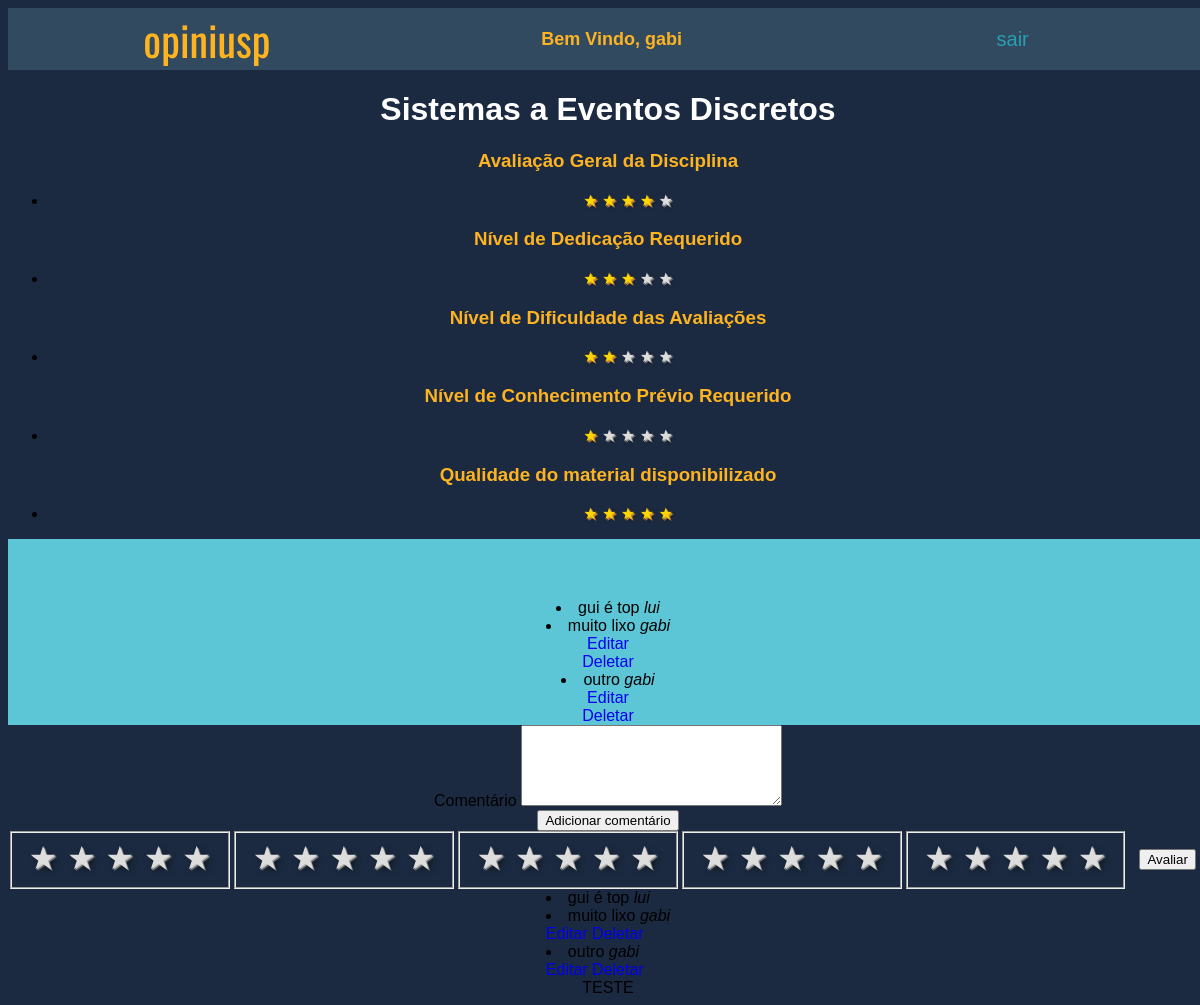
The page /disciplina/1/ (signed in) on the database its author committed.
### main/models.py (models this page shows, shortened)
class Disciplina(models.Model):
    nome = models.CharField(max_length=100)
    sigla = models.CharField(max_length=7)
    cred_aula = models.IntegerField()
    cred_trabalho = models.IntegerField()
    ch_total = models.IntegerField()
    descricao = models.TextField(max_length=500) #programacao
    programa_resumido = models.TextField(max_length=300)
    met_avaliacao = models.CharField(max_length=50)
    crit_avaliacao = models.CharField(max_length=50)
    recup_avaliacao = models.CharField(max_length=50)
    bibliografia = models.TextField(max_length=1000)

class Comentario(models.Model):
    disciplina = models.ForeignKey(Disciplina, on_delete=models.CASCADE)
    user = models.ForeignKey(User, on_delete=models.CASCADE)
    texto = models.TextField(max_length=1000)
    downVote = models.ManyToManyField(User, blank=True, related_name="downvote")
    upVote = models.ManyToManyField(User, blank=True, related_name="upvote")

### main/views.py (the view)
# urls.py: path('disciplina/<int:id>/', views.pagina_disciplina, name = "disciplina"),
def pagina_disciplina(request, id):
    disciplina = Disciplina.objects.get(id=id)
    comentarios =  Comentario.objects.filter(disciplina=id).annotate(
    total_votes=Count('upVote')-Count('downVote')
    ).order_by('total_votes')
    avaliacoes = Avaliacao.objects.filter(disciplina=id)
    mediaGeral = avaliacoes.aggregate(Avg("notageral"))["notageral__avg"]
    mediaCrit1 = avaliacoes.aggregate(Avg("notaCrit1"))["notaCrit1__avg"]
    mediaCrit2 = avaliacoes.aggregate(Avg("notaCrit2"))["notaCrit2__avg"]
    mediaCrit3 = avaliacoes.aggregate(Avg("notaCrit3"))["notaCrit3__avg"]
    mediaCrit4 = avaliacoes.aggregate(Avg("notaCrit4"))["notaCrit4__avg"]
    medias = [
        mediaGeral, mediaCrit1, mediaCrit2, mediaCrit3, mediaCrit4
    ]
    averages = []
    for media in medias:
        if media == None:
            averages.append(0)
        else:
            averages.append(int(roundTraditional(media)))
    ranges = [
        range(averages[0]), range(averages[1]), range(averages[2]), range(averages[3]), range(averages[4])
    ]
    complementos = [
        range(5-averages[0]), range(5- averages[1]), range(5 - averages[2]), range(5 - averages[3]), range(5 - averages[4])
    ]
    contexto = {
        "disciplina": disciplina,
        "comentarios": comentarios,
        "ranges": ranges,
        "complementos": complementos
    }
    return render(request, 'main/disciplina.html', contexto)

### main/views.py (called while the page is built)
def roundTraditional(val,digits=0):
    return round(val+10**(-len(str(val))-1), digits)

### main/templates/main/disciplina.html (shortened to what this page needs)
{% extends 'main/base.html'%}
{% load static %}
{% block content %}
<h1>{{disciplina.nome}}</h1>
<div class=bloco-avaliacao>
  <h3 class="avalicao_estrelas"> Avaliação Geral da Disciplina</h3>
<ul>
<li > {%for i in ranges.0%} <span class="preenchida">&#9733</span> {% endfor %}
  {%for i in complementos.0%} <span class="vazia">&#9733</span> {% endfor %} </li>
</ul>
<h3 class="avalicao_estrelas">Nível de Dedicação Requerido</h3>
<ul>
<li > {%for i in ranges.1%} <span class="preenchida">&#9733</span> {% endfor %}
  {%for i in complementos.1%} <span class="vazia">&#9733</span> {% endfor %} </li>
</ul>
<h3 class="avalicao_estrelas">Nível de Dificuldade das Avaliações</h3>
<ul>
<li > {%for i in ranges.2%} <span class="preenchida">&#9733</span> {% endfor %}
  {%for i in complementos.2%} <span class="vazia">&#9733</span> {% endfor %} </li>
</ul>
<h3 class="avalicao_estrelas">Nível de Conhecimento Prévio Requerido</h3>
<ul>
<li > {%for i in ranges.3%} <span class="preenchida">&#9733</span> {% endfor %}
  {%for i in complementos.3%} <span class="vazia">&#9733</span> {% endfor %} </li>
</ul>
<h3 class="avalicao_estrelas">Qualidade do material disponibilizado</h3>
<ul>
<li > {%for i in ranges.4%} <span class="preenchida">&#9733</span> {% endfor %}
  {%for i in complementos.4%} <span class="vazia">&#9733</span> {% endfor %} </li>
</ul>
</div>
<div class=comments>
  {% for comentario in comentarios %}
  <li>{{ comentario.texto }} <i> {{comentario.user.username}}</i></li>
  {% if request.user == comentario.user %}
  <a href="{% url 'main:edit_comment' disciplina.id comentario.id %}">Editar</a>
  <a href="{% url 'main:delete_comment' disciplina.id comentario.id %}"
    onclick="return confirm('Deletar comentário?')">Deletar</a>
  {% endif%} {% endfor %}
</div>
<div>
  <form action="{% url 'main:add_comentario' disciplina.id%}" method="POST">
    <label for="texto"> Comentário </label>
    <textarea name="texto" id="texto" cols="30" rows="5" class="form-control"></textarea>
    <br />
    <input type="submit" value="Adicionar comentário" />
  </form>
</div>
<form action="{% url 'main:add_review' disciplina.id%}" method="POST">
  <fieldset class="rating geral">
    <input type="radio" id="star5" name="notageral" value="5" /><label for="star5"><span>&#9733</span></label>
    <input type="radio" id="star4" name="notageral" value="4" /><label for="star4"><span>&#9733</span></label>
    <input type="radio" id="star3" name="notageral" value="3" /><label for="star3"><span>&#9733</span></label>
    <input type="radio" id="star2" name="notageral" value="2" /><label for="star2"><span>&#9733</span></label>
    <input type="radio" id="star1" name="notageral" value="1" /><label for="star1"><span>&#9733</span></label>
  </fieldset>
  <fieldset class="rating crit1">
    <input type="radio" id="star5-crit1" name="notaCrit1" value="5" /><label
      for="star5-crit1"><span>&#9733</span></label>
    <input type="radio" id="star4-crit1" name="notaCrit1" value="4" /><label
      for="star4-crit1"><span>&#9733</span></label>
    <input type="radio" id="star3-crit1" name="notaCrit1" value="3" /><label
      for="star3-crit1"><span>&#9733</span></label>
    <input type="radio" id="star2-crit1" name="notaCrit1" value="2" /><label
      for="star2-crit1"><span>&#9733</span></label>
    <input type="radio" id="star1-crit1" name="notaCrit1" value="1" /><label
      for="star1-crit1"><span>&#9733</span></label>
  </fieldset>
  <fieldset class="rating crit2">
    <input type="radio" id="star5-crit2" name="notaCrit2" value="5" /><label
      for="star5-crit2"><span>&#9733</span></label>
    <input type="radio" id="star4-crit2" name="notaCrit2" value="4" /><label
      for="star4-crit2"><span>&#9733</span></label>
    <input type="radio" id="star3-crit2" name="notaCrit2" value="3" /><label
      for="star3-crit2"><span>&#9733</span></label>
    <input type="radio" id="star2-crit2" name="notaCrit2" value="2" /><label
      for="star2-crit2"><span>&#9733</span></label>
    <input type="radio" id="star1-crit2" name="notaCrit2" value="1" /><label
      for="star1-crit2"><span>&#9733</span></label>
  </fieldset>
  <fieldset class="rating crit3">
    <input type="radio" id="star5-crit3" name="notaCrit3" value="5" /><label
      for="star5-crit3"><span>&#9733</span></label>
    <input type="radio" id="star4-crit3" name="notaCrit3" value="4" /><label
      for="star4-crit3"><span>&#9733</span></label>
    <input type="radio" id="star3-crit3" name="notaCrit3" value="3" /><label
      for="star3-crit3"><span>&#9733</span></label>
    <input type="radio" id="star2-crit3" name="notaCrit3" value="2" /><label
      for="star2-crit3"><span>&#9733</span></label>
    <input type="radio" id="star1-crit3" name="notaCrit3" value="1" /><label
      for="star1-crit3"><span>&#9733</span></label>
  </fieldset>
  <fieldset class="rating crit4">
    <input type="radio" id="star5-crit4" name="notaCrit4" value="5" /><label
      for="star5-crit4"><span>&#9733</span></label>
    <input type="radio" id="star4-crit4" name="notaCrit4" value="4" /><label
      for="star4-crit4"><span>&#9733</span></label>
    <input type="radio" id="star3-crit4" name="notaCrit4" value="3" /><label
      for="star3-crit4"><span>&#9733</span></label>
    <input type="radio" id="star2-crit4" name="notaCrit4" value="2" /><label
      for="star2-crit4"><span>&#9733</span></label>
    <input type="radio" id="star1-crit4" name="notaCrit4" value="1" /><label
      for="star1-crit4"><span>&#9733</span></label>
  </fieldset>
  <br/>
  <input type="submit" value="Avaliar" />
</form>
</div>
<div>
  {% for comentario in comentarios %}
  <li>{{ comentario.texto }} <i> {{comentario.user.username}}</i></li>
  {% if request.user == comentario.user %}
  <a href="{% url 'main:edit_comment' disciplina.id comentario.id %}">Editar</a>
  <a href="{% url 'main:delete_comment' disciplina.id comentario.id %}"
    onclick="return confirm('Deletar comentário?')">Deletar</a>
  {% endif%} {% endfor %}
</div>
{% endblock %}

### main/templates/main/base.html (shortened to what this page needs)
<!DOCTYPE html>
<html lang="en">
<head>
</head>
<body>
  <div class="top">
    {% load static %}
    <link rel="stylesheet" href="{% static 'css/main.css' %}" />
    <a class="reg" href="{% url 'main:home' %}">
      <div class="logo">opiniusp</div>
    </a>
    {% if user.is_authenticated %}
    <div class="user">Bem Vindo, {{user.username}}</div>
    <div class="regbox">
      <a class="reg" href="{% url 'accounts:logout' %}">sair</a>
    </div>
    {% else %}
    <div class="regbox">
      <a class="reg" href="{% url 'accounts:login' %}">login</a>
      <a class="reg" href="{% url 'accounts:register' %}">register</a>
    </div>
    {% endif %}
  </div>
  <div class="middle">{% block content %} {% endblock %}</div>
  <div class="bottom">TESTE</div>
</body>
</html>

### main/static/css/main.css (style rules this page uses)
:root { --oxfordblue: #1b2a41; --charcoal: #324a5f; --bluemunsell: #279eb3; --middleblue: #5cc6d7; --honeyellow: #feb320; }
a { text-decoration: none; }
body { font-family: "Arial"; background-color: var(--oxfordblue); display: flex; flex-direction: column; justify-content: space-evenly; align-items: center; width: 100%; height: 100%; }
.top { display: flex; align-items: center; flex-direction: row; justify-content: space-around; height: 10%; width: 100%; background-color: var(--charcoal); padding: 0; }
.middle { width: 100%; height: 80%; text-align: center; }
.bottom { width: 100%; height: 10%; text-align: center; }
.logo { font-size: 42px; color: var(--honeyellow); font-family: "Oswald"; }
.regbox { height: fit-content; width: 10%; display: flex; justify-content: space-evenly; }
.reg { color: var(--bluemunsell); font-family: "Helvetica"; font-size: 20px; align-content: space-between; }
.rating { float: left; }
.rating:not(:checked) > label { float: right; width: 1em; padding: 0 0.1em; overflow: hidden; white-space: nowrap; cursor: pointer; font-size: 200%; line-height: 1.2; color: #ddd; text-shadow: 1px 1px #bbb, 2px 2px #666, 0.1em 0.1em 0.2em rgba(0, 0, 0, 0.5); }
.rating:not(:checked) > label:before { content: #9733; }
.user { color: var(--honeyellow); font-family: "Helvetica"; font-size: Large; font-weight: bold; }
h1 { color: white; }
.comments { height: 30%; width: 100%; background-color: var(--middleblue); padding: 5% 0px 0px 0px; display: flex; flex-direction: column; }
.preenchida { color: gold; text-shadow: 1px 1px goldenrod, 2px 2px #b57340, 0.1em 0.1em 0.2em rgba(0, 0, 0, 0.5); }
.vazia { color: #ddd; text-shadow: 1px 1px #bbb, 2px 2px #666, 0.1em 0.1em 0.2em rgba(0, 0, 0, 0.5); }
.avalicao_estrelas { color: var(--honeyellow); }

### rows shown on the page
Disciplina: nome "Sistemas a Eventos Discretos"
Comentario: texto "gui é top", user.username "lui"
Comentario: texto "muito lixo", user.username "gabi", shows "Editar"
Comentario: texto "outro", user.username "gabi", shows "Editar"

### other values the page prints
{{ user.username }} "gabi"
